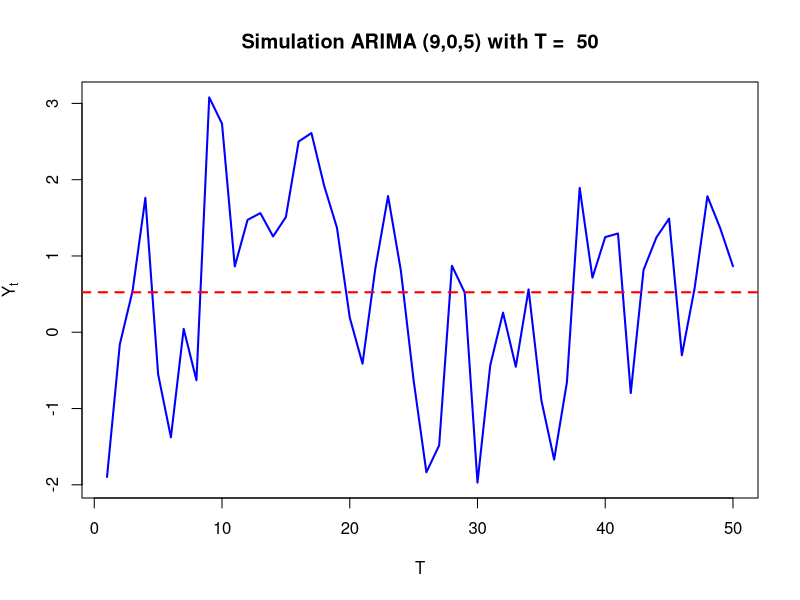
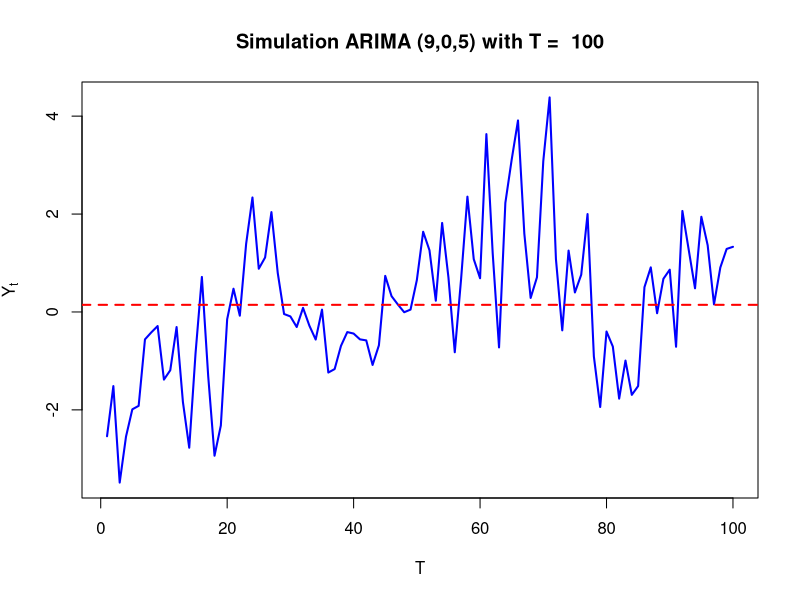
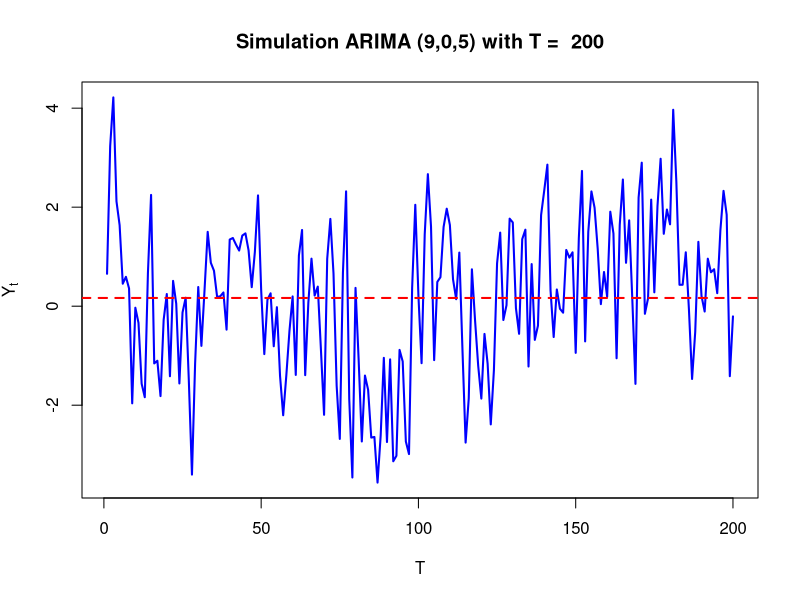
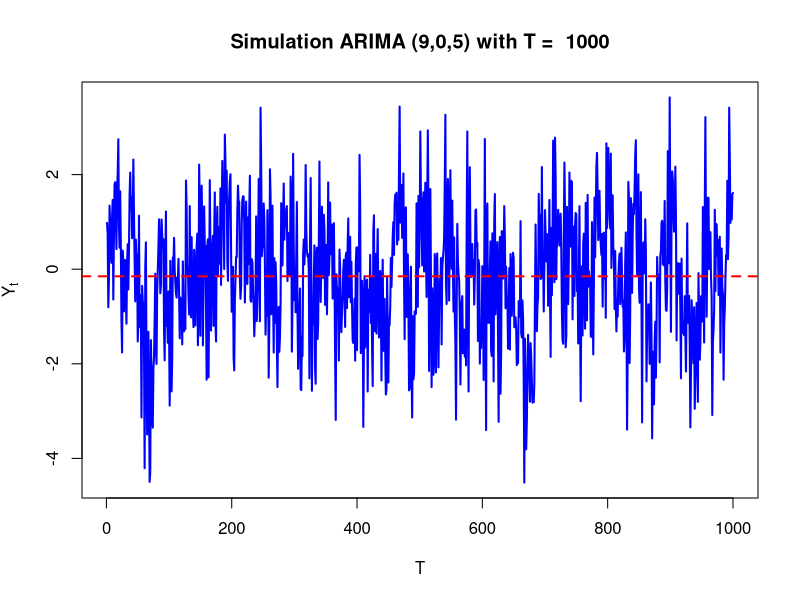
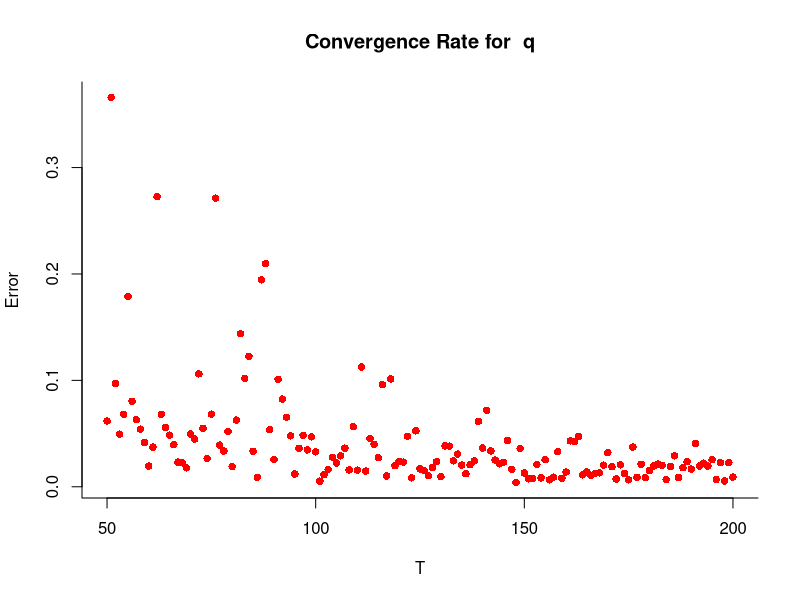

The R script that drew these images, in order:
## ---- chunk 1
library(stats)
library(forecast)
library(tseries)
library(data.table)
library(knitr) 
## ---- chunk 2
set.seed(10120095)


# Definisikan Nilai Parameter
ar_coeff <- c(0.01,0.02,0.03,
              0.04,0.05,0.06,
              0.07, 0.08, 0.09)
ma_coeff <- c(0.65, -0.15, 0.25,
                    0.35, 0.33)

# Plot Simulasi untuk nilai T berbeda
for (T in c(50,100,200,1000)){
 model <- list(order = c(9,0,5), ar = ar_coeff, ma = ma_coeff)
  data_arima <- arima.sim(model = model, n = T)

  ts.plot(data_arima, type  = "l",
     col = "blue", lwd = "2",
     xlab = "T", ylab = expression(Y[t]),
     main = paste("Simulation ARIMA (9,0,5) with T = " ,T))
  
  # Membuat garis rataan
  abline(h = mean(data_arima), lwd = 2, lty = 2,
         col = "red")
}

## ---- chunk 3
set.seed(10120095)

ar_coeff <- c(0.01,0.02,0.03,
              0.04,0.05,0.06,
              0.07, 0.08, 0.09)
ma_coeff <- c(0.65, -0.15, 0.25,
                    0.35, 0.33)

param <- c(ar_coeff,ma_coeff)


data_point <- c()
error <- c()

for (T in 50:200){
  
  data_point <- c(data_point, T)
  model <- list(order = c(9,0,5), ar = ar_coeff, ma = ma_coeff)
  data_arima <- arima.sim(model = model, n = T)
  
  suppressWarnings({
    mod <- arima(data_arima, order = c(9,0,5))
    est_coef <- coef(mod)
  })
  
  est_param <- as.numeric(est_coef[1:14])
  mse <-  1/T * ((sum((est_param - param)**2)))
  
  error <- c(error, mse)
  
}

plot(data_point,error, bty = "l",
     col = "red", lty = 1, lwd = 2,pch = 16,
     xlab = "T", ylab = "Error",
     main = paste("Convergence Rate for ", expression(q)))

